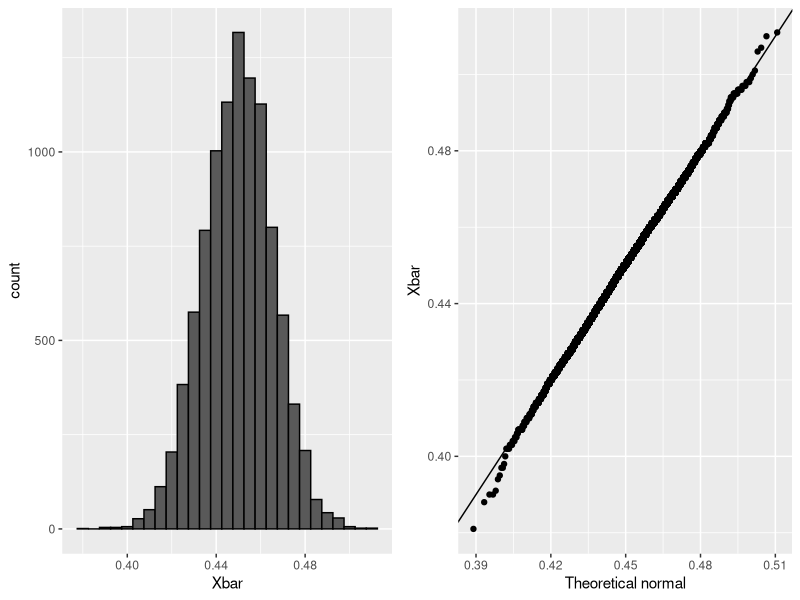
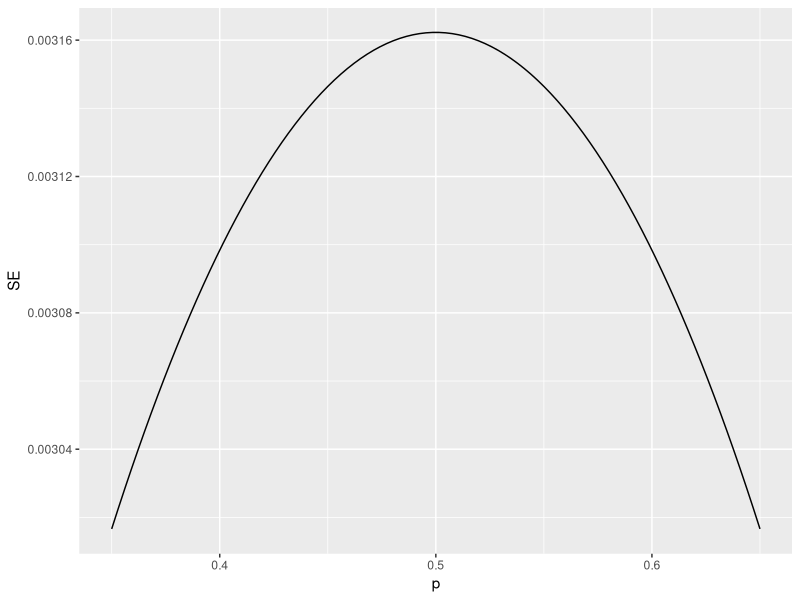
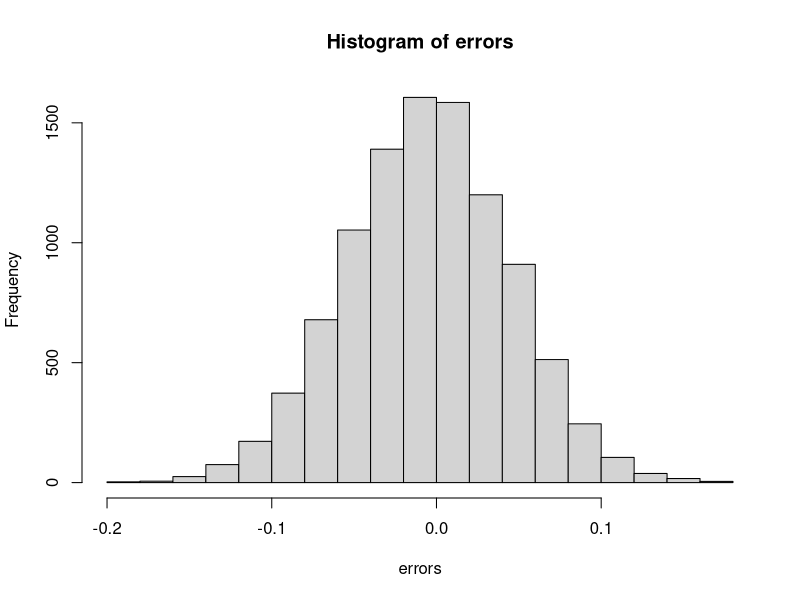
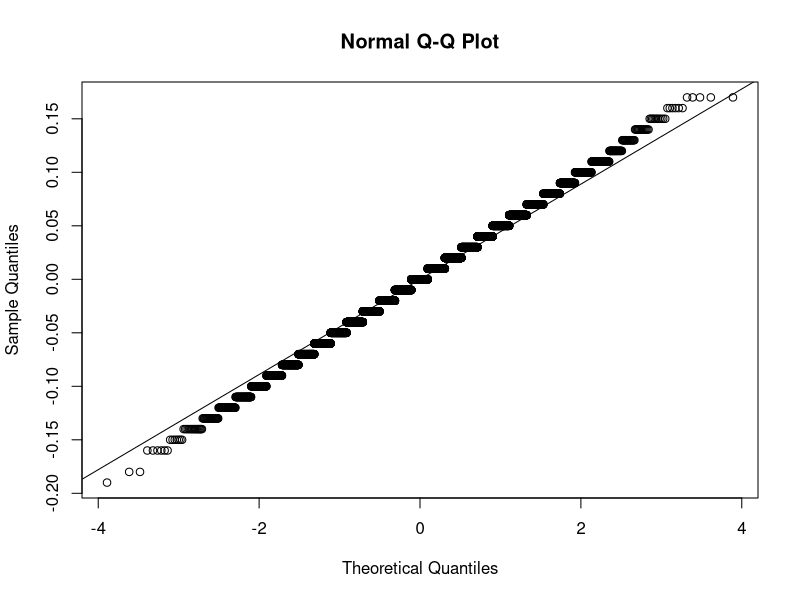

The R script that drew these images, in order: (Note: this script raises an error after producing the figures.)
Xbar<-0.48
N<-25
se<-sqrt(Xbar*(1-Xbar)/N) #plog-in estimate, p is estimated by Xbar
pnorm(0.01/se)-pnorm(-0.01/se) #probability of Xbar being within 1% of p 

# the margin of error is defined as 2 times the standard error of the estimate Xbar
# there is about 95% chance that Xbar within 2 standard errors of the actual parameter p

##Monte Carlo Simulation
p <- 0.45    # unknown p to estimate
N <- 1000

# simulate one poll of size N and determine Xbar
x <- sample(c(0,1), size = N, replace = TRUE, prob = c(1-p, p))
Xbar <- mean(x)

# simulate B polls of size N and determine average Xbar
B <- 10000    # number of replicates
N <- 1000    # sample size per replicate
Xbar <- replicate(B, {
  x <- sample(c(0,1), size = N, replace = TRUE, prob = c(1-p, p))
  mean(x)
})
Xbar
library(tidyverse)
library(gridExtra)
p1 <- data.frame(Xbar) %>%
  ggplot(aes(Xbar)) +
  geom_histogram(binwidth = 0.005, color = "black")
p2 <- data.frame(Xbar) %>%
  ggplot(aes(sample = Xbar)) +
  stat_qq(dparams = list(mean = mean(Xbar), sd = sd(Xbar))) +
  geom_abline() +
  ylab("Xbar") +
  xlab("Theoretical normal")
grid.arrange(p1, p2, nrow=1)

## The Spread = p-(1-p) = 2p-1
# The spread between two outcomes with probabilities  p  and  1???p  is  2p???1
# The expected value of the spread is  2Xbar???1
# The standard error of the spread is  2se(Xbar)
# The margin of error of the spread is 2 times the margin of error of  Xbar

## Plotting margin of error in an extremely large poll over a range of values of p
N <- 100000
p <- seq(0.35, 0.65, length = 100)
SE <- sapply(p, function(x) 2*sqrt(x*(1-x)/N))
data.frame(p = p, SE = SE) %>%
  ggplot(aes(p, SE)) +
  geom_line()

## EXERCISE
# Write a function called `take_sample` that takes `p` and `N` as arguements and returns the average value of a randomly sampled population.
take_sample<-function(p,N){
  x <- sample(c(0,1), size = N, replace = TRUE, prob = c(1-p, p))
  mean(x)
}
set.seed(1)
p <- 0.45
N <- 100
take_sample(p,N)
# Distribution of error-1
errors <- replicate(B, {p-take_sample(p,N)})
mean(errors)
hist(errors)
qqnorm(errors)
qqline(errors)
# Average size of error
mean(abs(errors))
# Calculate the standard deviation of `errors`
sqrt(mean(errors^2))

# Calculate the probability that the estimated proportion of Democrats in the population is greater than 0.5. Print this value to the console.
se<-sqrt(p*(1-p)/N)
1-pnorm((0.5-p)/se)
# Calculate the probability that the error is 0.01 or larger
pnorm(-0.01/se_hat)+1-pnorm(0.01/se_hat) 
